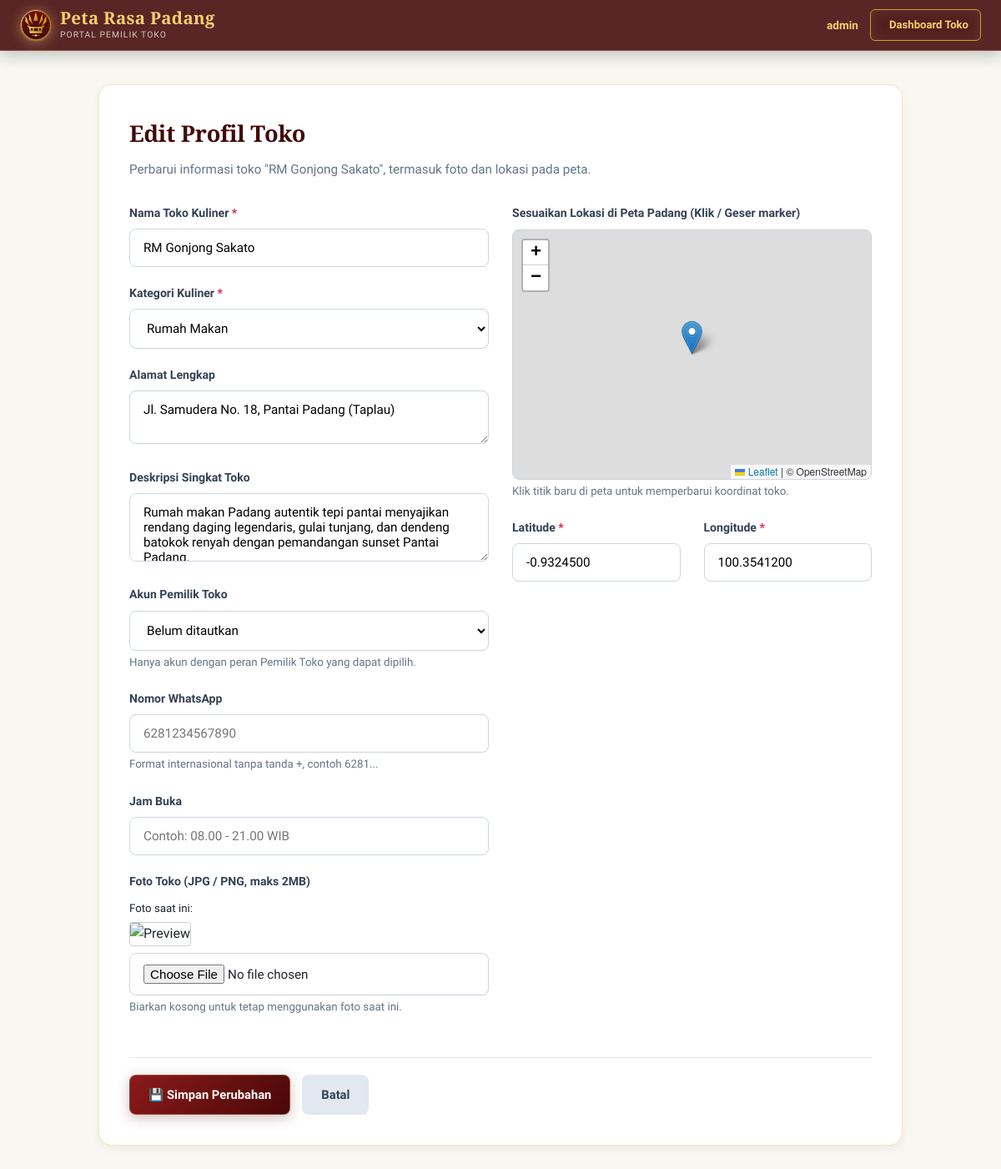
/admin/edit.php?id=1 (signed in), run on an earlier commit of the app's database.
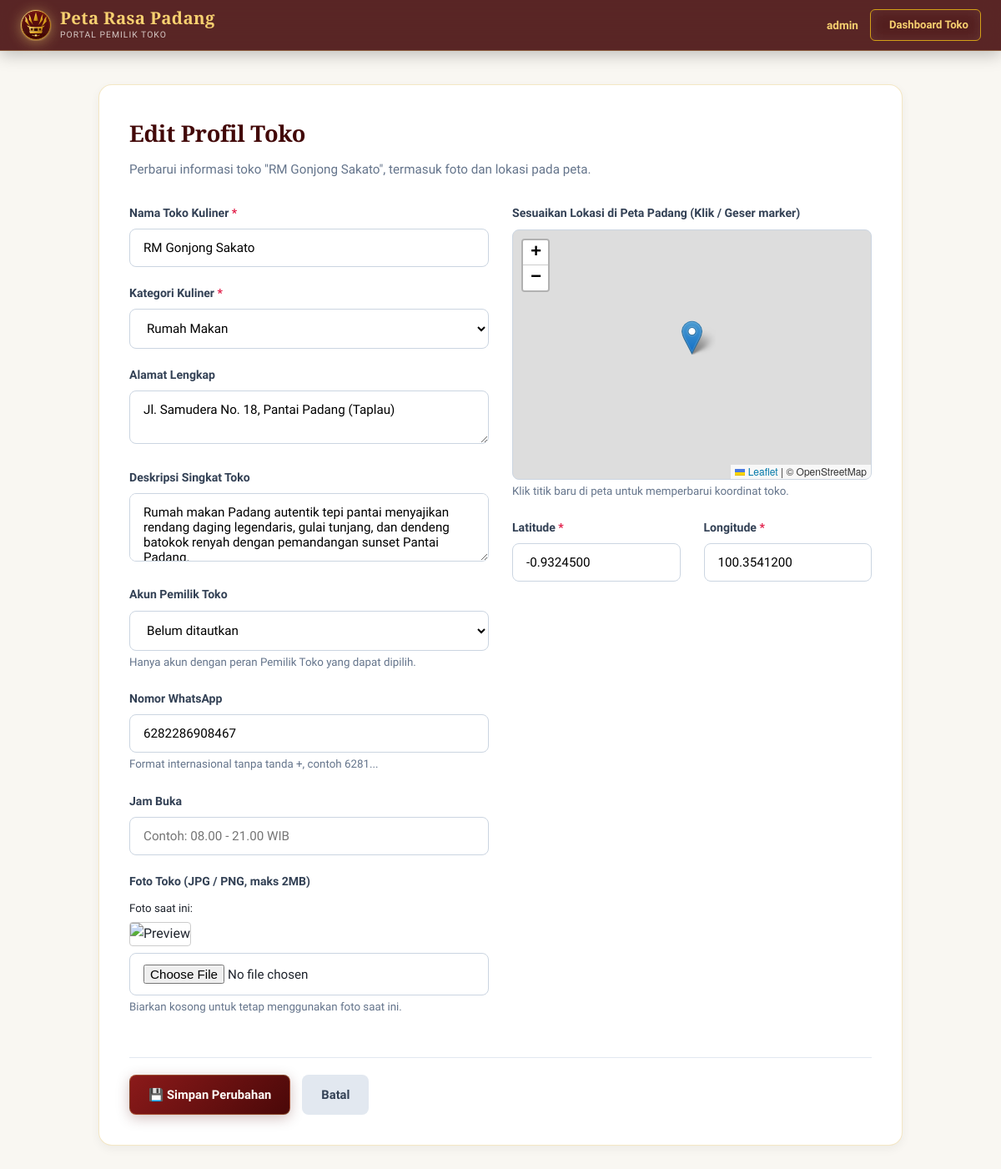
And on a later commit of the database.
### tables this page shows
CREATE TABLE `toko` (
  `id_toko` int(11) NOT NULL AUTO_INCREMENT,
  `nama_toko` varchar(100) NOT NULL,
  `alamat` varchar(255) DEFAULT NULL,
  `kategori` varchar(50) DEFAULT NULL,
  `deskripsi` text DEFAULT NULL,
  `latitude` decimal(10,7) NOT NULL,
  `longitude` decimal(10,7) NOT NULL,
  `foto` varchar(255) DEFAULT NULL,
  `no_wa` varchar(20) DEFAULT NULL,
  `jam_buka` varchar(100) DEFAULT NULL,
  `is_khas` tinyint(1) DEFAULT 0,
  `is_hidden_gem` tinyint(1) DEFAULT 0,
  `visit_count` int(11) DEFAULT 0,
  `whatsapp_views` int(11) DEFAULT 0,
  `id_pemilik` int(11) DEFAULT NULL,
  PRIMARY KEY (`id_toko`),
  KEY `fk_toko_pemilik` (`id_pemilik`),
  CONSTRAINT `fk_toko_pemilik` FOREIGN KEY (`id_pemilik`) REFERENCES `users` (`id_user`) ON DELETE SET NULL
);

### admin/edit.php (the view, shortened to what the changed rows need)
<?php
$is_pemilik = isset($_SESSION['role']) && $_SESSION['role'] === 'pemilik';
require_once '../koneksi.php';
$id_pemilik_login = $is_pemilik ? (int)$_SESSION['id_user'] : 0;
$id_toko = (int)($_GET['id'] ?? 0);
$query_get = $is_pemilik
    ? "SELECT * FROM toko WHERE id_toko = ? AND id_pemilik = ?"
    : "SELECT * FROM toko WHERE id_toko = ?";
$stmt_get = mysqli_prepare($koneksi, $query_get);
if ($is_pemilik) {
    mysqli_stmt_bind_param($stmt_get, "ii", $id_toko, $id_pemilik_login);
} else {
    mysqli_stmt_bind_param($stmt_get, "i", $id_toko);
}
mysqli_stmt_execute($stmt_get);
$res = mysqli_stmt_get_result($stmt_get);
$toko = mysqli_fetch_assoc($res);
$kategori_list = ['Rumah Makan', 'Sate', 'Kopi', 'Oleh-oleh', 'Camilan'];
?>
<!DOCTYPE html>
<html lang="id">
<head>
    <link rel="stylesheet" href="../assets/css/style.css">
    <link rel="stylesheet" href="https://unpkg.com/leaflet@1.9.4/dist/leaflet.css" />
</head>
<body class="owner-page">
    <main class="admin-main">
        <div class="admin-container form-container">
            <div class="form-card">
                <h2 class="form-title">Edit Profil Toko</h2>
                <p class="form-subtitle">Perbarui informasi toko "<?= htmlspecialchars($toko['nama_toko']); ?>", termasuk foto dan lokasi pada peta.</p>
                <form action="edit.php?id=<?= $id_toko; ?>" method="POST" enctype="multipart/form-data">
                    <div class="form-row">
                        <div class="form-col">
                            <div class="form-group">
                                <label for="nama_toko">Nama Toko Kuliner <span class="required">*</span></label>
                                <input type="text" id="nama_toko" name="nama_toko" class="form-control" required value="<?= htmlspecialchars($_POST['nama_toko'] ?? $toko['nama_toko']); ?>">
                            </div>
                            <div class="form-group">
                                <label for="kategori">Kategori Kuliner <span class="required">*</span></label>
                                <select id="kategori" name="kategori" class="form-control" required>
                                    <?php
                                        $curr_kat = $_POST['kategori'] ?? $toko['kategori'];
                                        foreach ($kategori_list as $kat):
                                    ?>
                                        <option value="<?= $kat; ?>" <?= ($curr_kat === $kat) ? 'selected' : ''; ?>>
                                            <?= $kat; ?>
                                        </option>
                                    <?php endforeach; ?>
                                </select>
                            </div>
                            <div class="form-group">
                                <label for="alamat">Alamat Lengkap</label>
                                <textarea id="alamat" name="alamat" class="form-control" rows="2"><?= htmlspecialchars($_POST['alamat'] ?? $toko['alamat']); ?></textarea>
                            </div>
                            <div class="form-group">
                                <label for="deskripsi">Deskripsi Singkat Toko</label>
                                <textarea id="deskripsi" name="deskripsi" class="form-control" rows="3"><?= htmlspecialchars($_POST['deskripsi'] ?? $toko['deskripsi']); ?></textarea>
                            </div>
                            <div class="form-group">
                                <label for="no_wa">Nomor WhatsApp</label>
                                <input type="text" id="no_wa" name="no_wa" class="form-control" maxlength="20" placeholder="6281234567890" value="<?= htmlspecialchars($_POST['no_wa'] ?? $toko['no_wa'] ?? ''); ?>">
                                <small class="text-muted">Format internasional tanpa tanda +, contoh 6281...</small>
                            </div>
                        </div>
                        <div class="form-col">
                            <div class="form-row">
                                <div class="form-group col-half">
                                    <label for="latitude">Latitude <span class="required">*</span></label>
                                    <input type="text" id="latitude" name="latitude" class="form-control" required readonly value="<?= htmlspecialchars($_POST['latitude'] ?? $toko['latitude']); ?>">
                                </div>
                                <div class="form-group col-half">
                                    <label for="longitude">Longitude <span class="required">*</span></label>
                                    <input type="text" id="longitude" name="longitude" class="form-control" required readonly value="<?= htmlspecialchars($_POST['longitude'] ?? $toko['longitude']); ?>">
                                </div>
                            </div>
                        </div>
                    </div>
                    <div class="form-actions">
                    </div>
                </form>
            </div>
        </div>
    </main>
</body>
</html>

What changed in the data, as far as the page shows it:
changed toko "RM Gonjong Sakato": no_wa (not shown) → "6282286908467"
